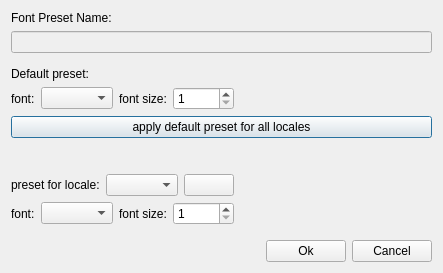
<?xml version="1.0" encoding="UTF-8"?>
<ui version="4.0">
 <class>DialogConfigurePreset</class>
 <widget class="QDialog" name="DialogConfigurePreset">
  <property name="geometry">
   <rect>
    <x>0</x>
    <y>0</y>
    <width>443</width>
    <height>273</height>
   </rect>
  </property>
  <property name="windowTitle">
   <string>Edit Font</string>
  </property>
  <layout class="QVBoxLayout" name="verticalLayout">
   <item>
    <widget class="QLabel" name="label_currentPresetName">
     <property name="text">
      <string>Font Preset Name:</string>
     </property>
     <property name="buddy">
      <cstring>lineEdit_currentFontPresetName</cstring>
     </property>
    </widget>
   </item>
   <item>
    <widget class="QLineEdit" name="lineEdit_currentFontPresetName">
     <property name="enabled">
      <bool>false</bool>
     </property>
     <property name="readOnly">
      <bool>true</bool>
     </property>
    </widget>
   </item>
   <item>
    <spacer name="verticalSpacer_2">
     <property name="orientation">
      <enum>Qt::Vertical</enum>
     </property>
     <property name="sizeHint" stdset="0">
      <size>
       <width>20</width>
       <height>40</height>
      </size>
     </property>
    </spacer>
   </item>
   <item>
    <widget class="QLabel" name="label">
     <property name="text">
      <string>Default preset:</string>
     </property>
    </widget>
   </item>
   <item>
    <layout class="QHBoxLayout" name="horizontalLayout">
     <item>
      <widget class="QLabel" name="label_2">
       <property name="text">
        <string>font:</string>
       </property>
       <property name="buddy">
        <cstring>comboBox_defaultFont</cstring>
       </property>
      </widget>
     </item>
     <item>
      <widget class="QComboBox" name="comboBox_defaultFont"/>
     </item>
     <item>
      <widget class="QLabel" name="label_3">
       <property name="text">
        <string>font size:</string>
       </property>
       <property name="buddy">
        <cstring>spinBox_defaultFontSize</cstring>
       </property>
      </widget>
     </item>
     <item>
      <widget class="QSpinBox" name="spinBox_defaultFontSize">
       <property name="minimum">
        <number>1</number>
       </property>
       <property name="maximum">
        <number>10000</number>
       </property>
      </widget>
     </item>
     <item>
      <spacer name="horizontalSpacer">
       <property name="orientation">
        <enum>Qt::Horizontal</enum>
       </property>
       <property name="sizeHint" stdset="0">
        <size>
         <width>40</width>
         <height>20</height>
        </size>
       </property>
      </spacer>
     </item>
    </layout>
   </item>
   <item>
    <widget class="QPushButton" name="pushButton_applyDefaultToAllLocales">
     <property name="text">
      <string>apply default preset for all locales</string>
     </property>
    </widget>
   </item>
   <item>
    <spacer name="verticalSpacer">
     <property name="orientation">
      <enum>Qt::Vertical</enum>
     </property>
     <property name="sizeType">
      <enum>QSizePolicy::Fixed</enum>
     </property>
     <property name="sizeHint" stdset="0">
      <size>
       <width>20</width>
       <height>30</height>
      </size>
     </property>
    </spacer>
   </item>
   <item>
    <layout class="QGridLayout" name="gridLayout">
     <item row="0" column="0">
      <layout class="QHBoxLayout" name="horizontalLayout_2">
       <item>
        <widget class="QLabel" name="label_4">
         <property name="text">
          <string>preset for locale:</string>
         </property>
         <property name="buddy">
          <cstring>comboBox_locale</cstring>
         </property>
        </widget>
       </item>
       <item>
        <widget class="QComboBox" name="comboBox_locale"/>
       </item>
       <item>
        <widget class="QPushButton" name="pushButton_resetLocale">
         <property name="text">
          <string/>
         </property>
        </widget>
       </item>
      </layout>
     </item>
     <item row="1" column="0">
      <layout class="QHBoxLayout" name="horizontalLayout_3">
       <item>
        <widget class="QLabel" name="label_5">
         <property name="text">
          <string>font:</string>
         </property>
         <property name="buddy">
          <cstring>comboBox_localizedFont</cstring>
         </property>
        </widget>
       </item>
       <item>
        <widget class="QComboBox" name="comboBox_localizedFont"/>
       </item>
       <item>
        <widget class="QLabel" name="label_6">
         <property name="text">
          <string>font size:</string>
         </property>
         <property name="buddy">
          <cstring>spinBox_localizedFontSize</cstring>
         </property>
        </widget>
       </item>
       <item>
        <widget class="QSpinBox" name="spinBox_localizedFontSize">
         <property name="minimum">
          <number>1</number>
         </property>
         <property name="maximum">
          <number>10000</number>
         </property>
        </widget>
       </item>
      </layout>
     </item>
     <item row="0" column="1" rowspan="2">
      <spacer name="horizontalSpacer_2">
       <property name="orientation">
        <enum>Qt::Horizontal</enum>
       </property>
       <property name="sizeHint" stdset="0">
        <size>
         <width>40</width>
         <height>20</height>
        </size>
       </property>
      </spacer>
     </item>
    </layout>
   </item>
   <item>
    <spacer name="verticalSpacer_3">
     <property name="orientation">
      <enum>Qt::Vertical</enum>
     </property>
     <property name="sizeHint" stdset="0">
      <size>
       <width>20</width>
       <height>40</height>
      </size>
     </property>
    </spacer>
   </item>
   <item>
    <layout class="QHBoxLayout" name="horizontalLayout_4">
     <item>
      <spacer name="horizontalSpacer_3">
       <property name="orientation">
        <enum>Qt::Horizontal</enum>
       </property>
       <property name="sizeHint" stdset="0">
        <size>
         <width>40</width>
         <height>20</height>
        </size>
       </property>
      </spacer>
     </item>
     <item>
      <widget class="QPushButton" name="pushButton_ok">
       <property name="text">
        <string>Ok</string>
       </property>
      </widget>
     </item>
     <item>
      <widget class="QPushButton" name="pushButton_cancel">
       <property name="text">
        <string>Cancel</string>
       </property>
      </widget>
     </item>
    </layout>
   </item>
  </layout>
 </widget>
 <resources/>
 <connections/>
</ui>
